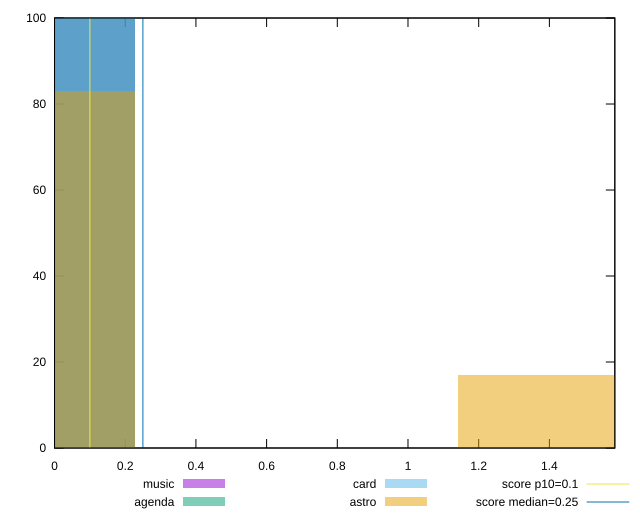

Reproduce this figure in gnuplot.
reset

$music <<EOF
0 100
EOF

$agenda <<EOF
0 100
EOF

$card <<EOF
0 100
EOF

$astro <<EOF
0 83
1.3703167893846022 17
EOF

set key outside below
set boxwidth 0.45677226312820074
set xrange [0:1.5851418304443359]
set yrange [0:100]
set trange [0:100]
set style fill transparent solid 0.5 noborder

set parametric
set terminal svg size 640, 520 enhanced background rgb 'white'
set output "reports/report_00032_2021-02-25T10-28-15.087Z/cumulative-layout-shift/comparison/histogram/all_raw.svg"

plot $music title "music" with boxes, \
     $agenda title "agenda" with boxes, \
     $card title "card" with boxes, \
     $astro title "astro" with boxes, \
     0.1,t title "score p10=0.1", \
     0.25,t title "score median=0.25"

reset
